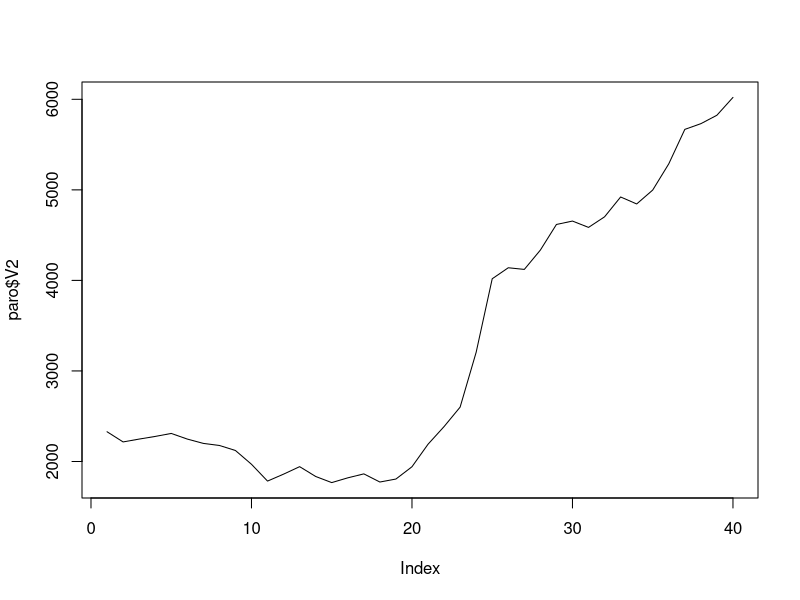
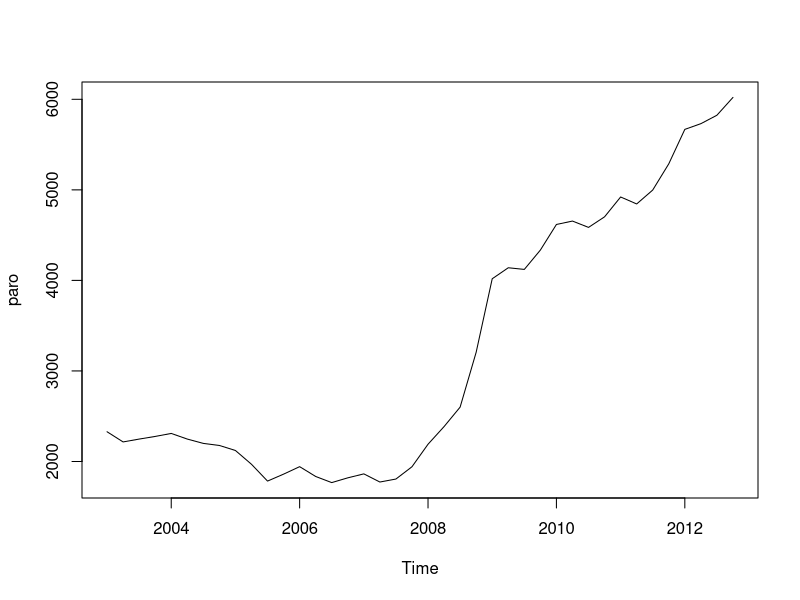
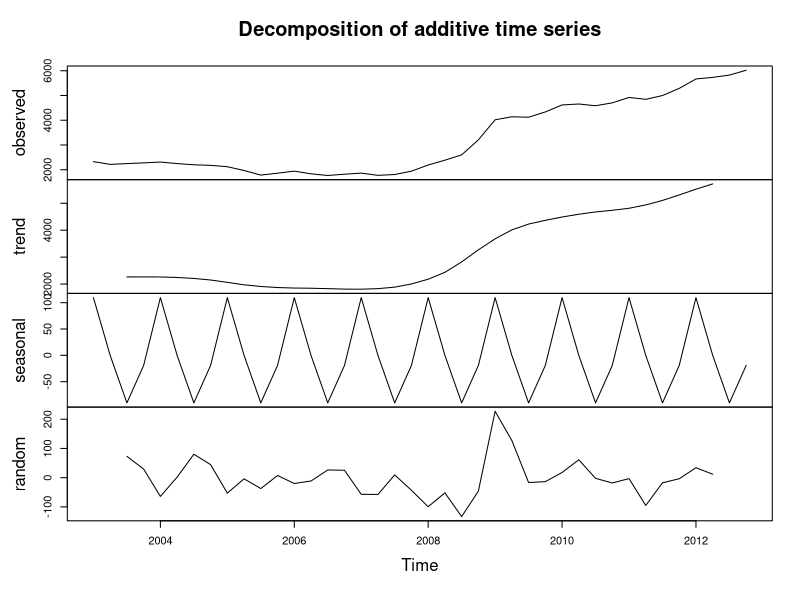
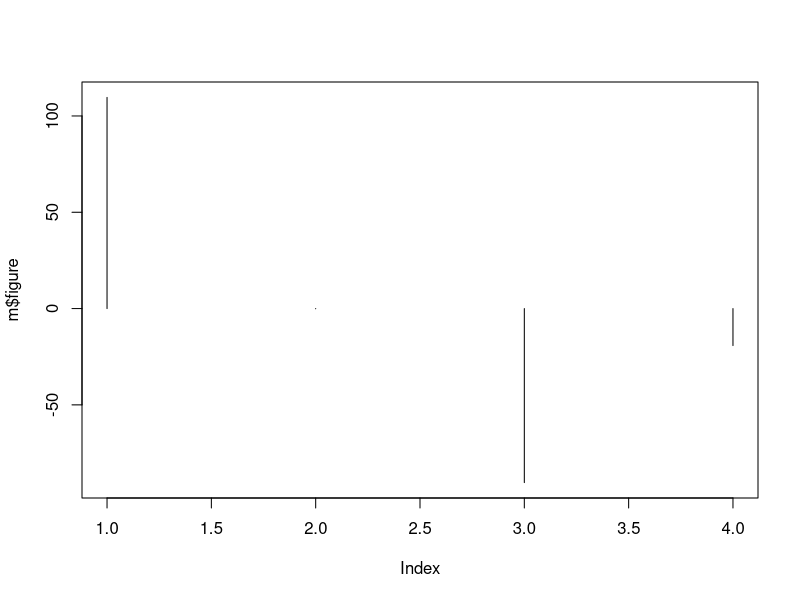
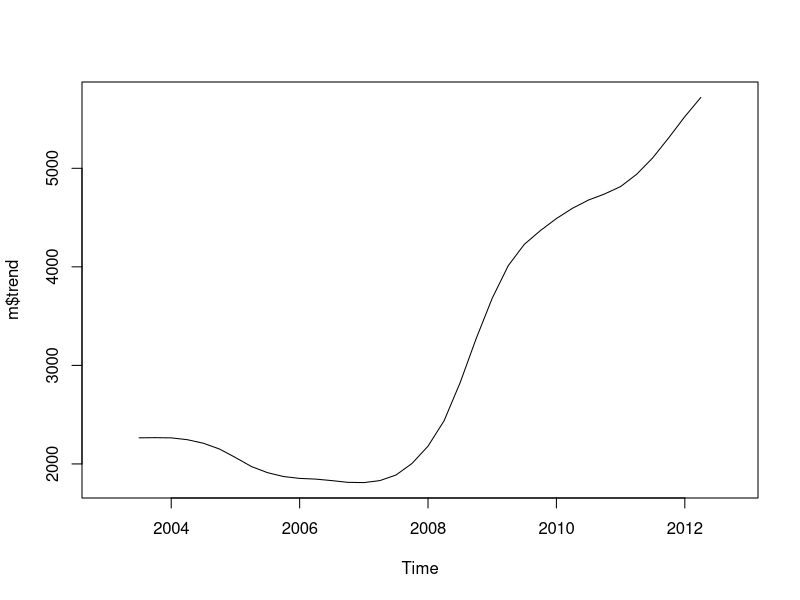
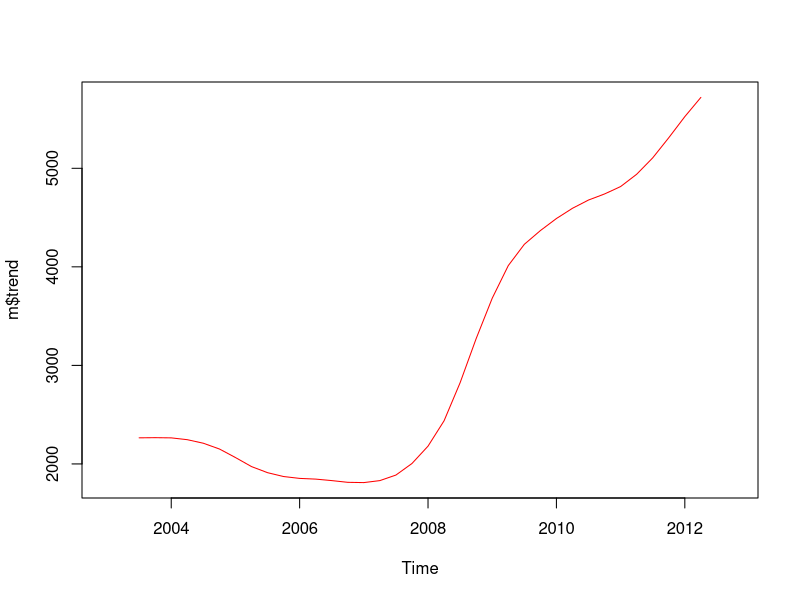
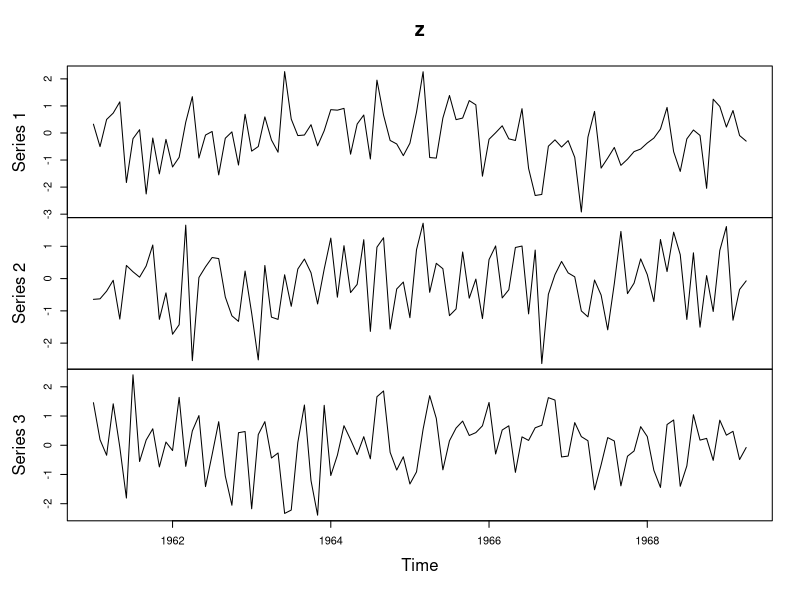
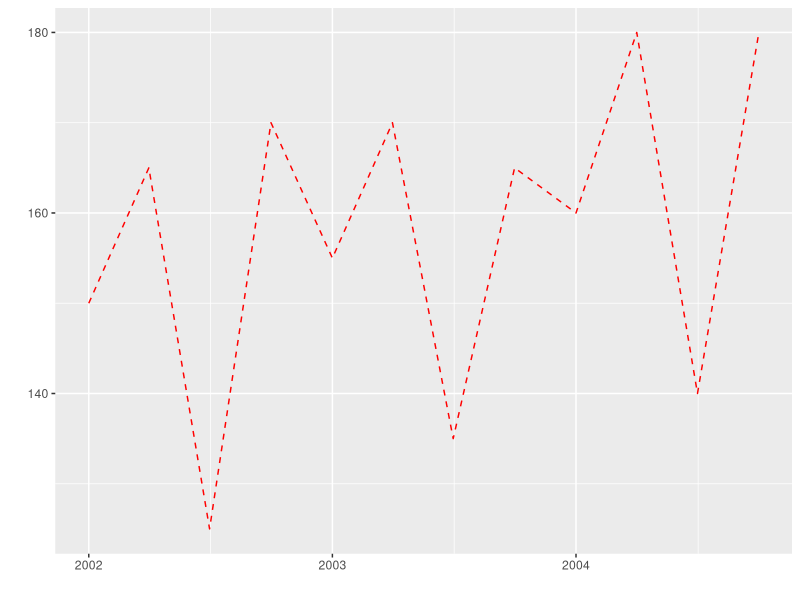

These figures' R source, in order:
## ---- chunk 1
knitr::opts_chunk$set(echo = TRUE)
## ---- chunk 2
library(ggfortify)
## ---- chunk 3
fichero <- read.csv("datosIPC.csv", header=T, dec=",",sep=";")
head(fichero)
str(fichero)
## ---- chunk 4
fichero[,1]=as.character(fichero[,1])
str(fichero)
## ---- chunk 5
paro <- read.csv("paro.csv", header=F, dec=".", sep=";")
str(paro)

paro[,1]=as.character(paro[,1])
str(paro)
## ---- chunk 6
plot(paro$V2, type = "l")
## ---- chunk 7
paro <- ts(paro[,2], start=2003,freq=4)
plot(paro)
## ---- chunk 8
m <- decompose(paro)
plot(m) # representa las componenetes de la serie
## ---- chunk 9
m$x
## ---- chunk 10
m$figure
plot(m$figure, type="h")
## ---- chunk 11
m$trend # medias móviles
plot(m$trend, type="l")
## ---- chunk 12
plot(m$trend , type = "l" , col="red")
## ---- chunk 13
ts(1:10, start = 1959)
ts(1:47, frequency = 12, start = c(1959, 2))
ts(1:10, frequency = 4, start = c(1959, 2))
ts(matrix(rpois(36, 5), 12, 3), start=c(1961, 1), frequency=12)
## ---- chunk 14
z <- ts(matrix(rnorm(300), 100, 3), start = c(1961, 1), frequency = 12)
plot(z)
## ---- chunk 15
datos1 = c(150, 165, 125, 170, 155, 170, 135, 165, 160, 180, 140, 180) 
datos1
## ---- chunk 16
serie1=ts(data=datos1,frequency=4,start=c(2002,1)) 
serie1
## ---- chunk 17
autoplot(serie1, ts.colour = 'red', ts.linetype = 'dashed')
## ---- chunk 18
#autoplot(stl(paro, s.window = 'periodic'), ts.colour = 'blue')
## ---- chunk 19
componentes = decompose(serie1,type=c("multiplicative"))
mmcent = componentes$trend  # m móviles centradas
mmcent
## ---- chunk 20
plot(componentes,xaxt = "n")
#axis(1, at = c('2002T1','2002T2','2002T3','2002T4','2003T1','2003T2','2003T3','2003T4', '2004T1','2004T2','2004T3','2004T4'))
## ---- chunk 21
varest1 = componentes$figure # Índice para cada estación
varest1
## ---- chunk 22
varest2=componentes$seasonal # Indice para cada estación repetidos para cada año 
varest2 # Estacionalidades
## ---- chunk 23
serie_des=serie1/varest2 #serie desestacionalizada
serie_des
## ---- chunk 24
Time=time(serie_des)
#Proporciona los tiempos en los que ha sido medida la serie 
Time
## ---- chunk 25
rTendT=lm(serie_des~Time) #recta de regresión de la tendencia sobre el tiempo
rTendT
## ---- chunk 26
summary(rTendT)
## ---- chunk 27
coef=as.vector(rTendT$coefficients) #extraigo los coeficientes
coef
## ---- chunk 28
a=coef[1]
b=coef[2]
a
b
## ---- chunk 29
plot(serie1, type="l" , ylim=c(min(serie1),max(serie1)))
par(new=TRUE)
plot(a+b*Time, 
     type="l",
     lty=2,
     col=2,
     ylab="",
     ylim=c(min(serie1),max(serie1)) )
par(new=TRUE)
plot(serie_des, type="l" , ylim=c(min(serie1),max(serie1)),col=3, ylab="")
## ---- chunk 30
frec=1 # estación 1
t=2005
(tsecular=a+b*t) #calculo la tendencia secular
(prediccion=tsecular*varest1[frec]) #predicción (modelo multiplicativo)
## ---- chunk 31
(Time = 1:12)
rTendT=lm(serie_des~Time) #recta de regresión
rTendT
## ---- chunk 32
(srTendT = summary(rTendT))
## ---- chunk 33
(Rcuadrado = srTendT$r.squared)
## ---- chunk 34
coef=as.vector(rTendT$coefficients) #se extraen los coeficientes coef
## ---- chunk 35
a=coef[1]
b=coef[2]
a
b
## ---- chunk 36
(varest1bien = varest1[c(1,2,3,4)])
frec=c(1:4)
t=13:16
## ---- chunk 37
(tsecular=a+b*t) #cálculo la tendencia secular 
(prediccion=tsecular*varest1bien[frec]) #predicción
## ---- chunk 38
datos2 = c(113.66, 108.88, 55.09,103.22, 110.45, 63.45,
      111.78, 103.38, 51.35,109.82, 76.95, 45.91)
datos2
## ---- chunk 39
serie2=ts(data=datos2,frequency=3,start=c(2012,1))
serie2
## ---- chunk 40
plot(serie2,type="l",ylim=c(min(serie2),max(serie2)),xlim=c(2012,2017))
## ---- chunk 41
componentes2=decompose(serie2,type=c("additive"))
## ---- chunk 42
mmcent2=componentes2$trend
mmcent2
## ---- chunk 43
varest1=componentes2$figure # Índice para cada estación
varest1
## ---- chunk 44
sum(varest1)
## ---- chunk 45
plot(varest1, type = "h")
## ---- chunk 46
varest2=componentes2$seasonal # Índice para cada estación repetidos para cada año
varest2
## ---- chunk 47
# MODELO ADITIVO: Se resta la componente estacional
serie_des2=serie2-varest2 #serie desestacionalizada
serie_des2
## ---- chunk 48
plot(serie2, type="l",ylim=c(min(serie2),max(serie2)), xlim=c(2012,2017))
par(new=TRUE)
plot(serie_des2,type="l",ylim=c(min(serie2),max(serie2)), xlim=c(2012,2017))
## ---- chunk 49
Time=time(serie_des2) #Proporciona los tiempos en los que ha sido medida la serie
Time
## ---- chunk 50
rTendT=lm(serie_des2~Time) #recta de regresión
rTendT
## ---- chunk 51
coef=as.vector(rTendT$coefficients) #Se extraen los coeficientes
coef
## ---- chunk 52
a=coef[1]
b=coef[2]
a

b
## ---- chunk 53
plot(serie2,type="l",ylim=c(min(serie2),max(serie2)),xlim=c(2012,2017))
par(new=TRUE) #comando para representar una curva en un gráfico ya existente 
lines(a+b*Time,type="l",lty=2,col=2,ylab="" , xlab=" ")

## ---- chunk 54
Time
## ---- chunk 55
frec=1
t=2016
(tsecular=a+b*t) #calculo la tendencia secular
## ---- chunk 56
# MODELO ADITIVO: Se suma la variación estacional

(prediccion=tsecular+varest1[frec]) #predicción (modelo multiplicativo)
## ---- chunk 57
(prediccion=tsecular+varest1[frec])


total=c(datos2,prediccion)
total_ts=ts(data=total,frequency=3,start=c(2012,1))
plot(total_ts,type="l",col=2)
lines(serie2,col=5)
